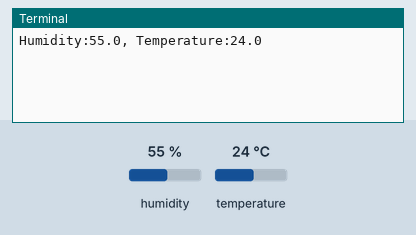
This program was run on a simulated Raspberry Pi (BCM pin numbers). Parts: the last lines printed to the terminal. Inputs (shaded band) come from the test bench; at power-on: humidity 55 %, temperature 24 °C.

Above: at 1.2 s.
1.3 s: humidity set to 22 %
At 11.6 s:
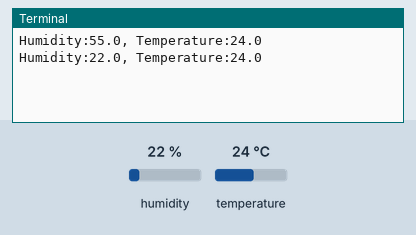
12.0 s: temperature set to 12 °C
At 22.4 s:
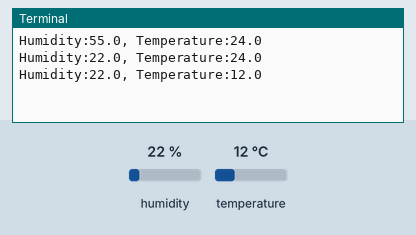
22.7 s: humidity set to 40 %
At 33.0 s:
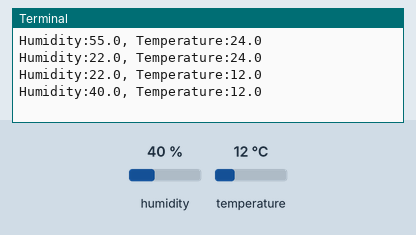
Timing chart, 0 to 34.5 s (numbered marks = the images above; inputs shaded):
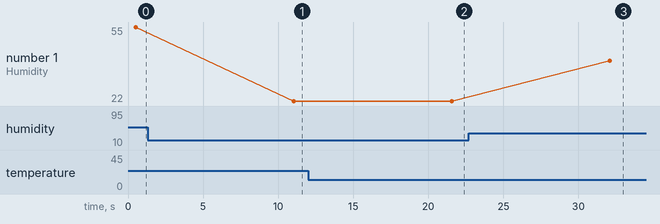

Measured:
- after the input at 1.3 s, the terminal: prints a new line after 9.8 s (image 1)
- after the input at 12.0 s, the terminal: prints a new line after 9.6 s (image 2)
- after the input at 22.7 s, the terminal: prints a new line after 9.4 s (image 3)
- plotted number 1: 55 → 22 after the input at 1.3 s, 22 → 40 after the input at 22.7 s

The program:

dht22.py
```python
import os, time
import Adafruit_DHT

DHT_SENSOR = Adafruit_DHT.DHT22
DHT_PIN = 4

while True:
    h, t = Adafruit_DHT.read_retry (DHT_SENSOR, DHT_PIN)
    print ('Humidity:{0}, Temperature:{1}'.format (h, t))
    time.sleep (10)
```
